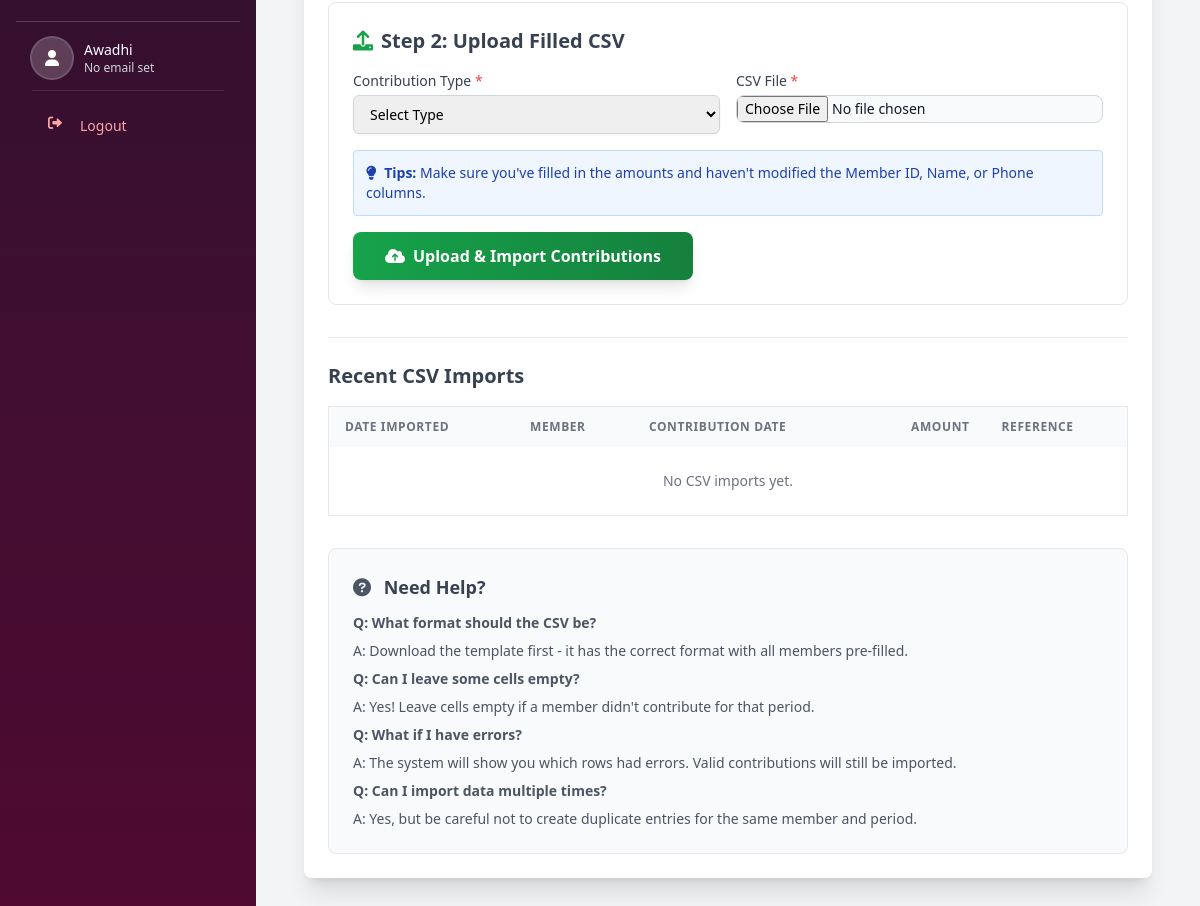
Before: /dashboard/kikoba-admin/csv-import/ (signed in, lower part) with the older database file.
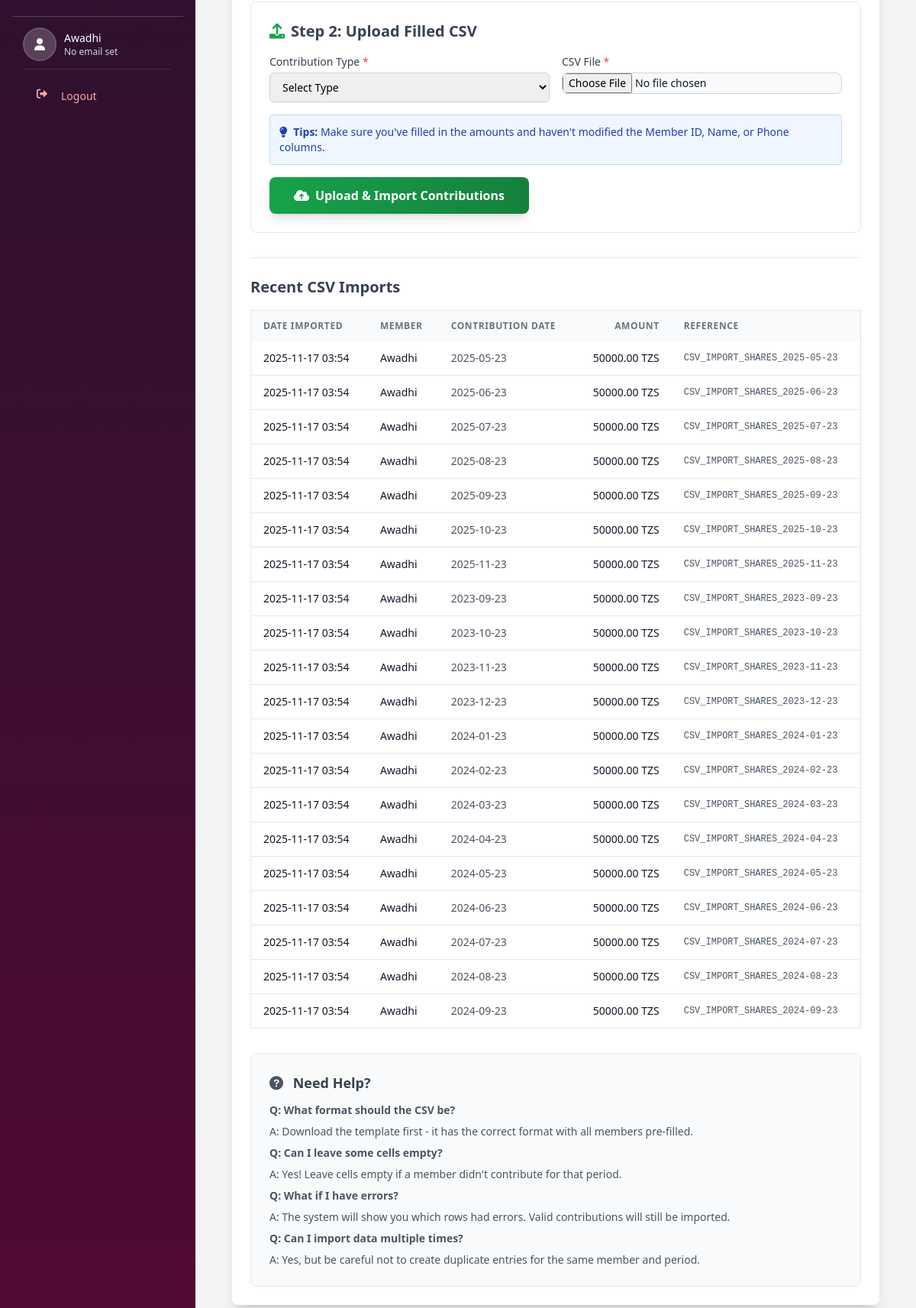
After: the same page with the newer database file.
### registration/models.py (models this page shows, shortened)
class User(AbstractBaseUser, PermissionsMixin):
    ROLE_CHOICES = (
        ('admin', 'Admin'),
        ('member', 'Member'),
        ('kikoba_admin', 'Kikoba Admin'),
        ('accountant', 'Accountant'),
    )
    phone_number = models.CharField(max_length=15, unique=True) # This is the USERNAME_FIELD
    name = models.CharField(max_length=255)
    email = models.EmailField(max_length=255, blank=True, null=True)
    role = models.CharField(max_length=15, choices=ROLE_CHOICES, default='member')
    nida_number = models.CharField(max_length=30, blank=True, null=True, unique=True, help_text="National ID number, if available.")
    phone_number_verified = models.BooleanField(default=False)
    profile_photo = models.ImageField(upload_to='profile_photos/', blank=True, null=True)
    verification_method = models.CharField(max_length=50, blank=True, null=True, help_text="e.g., NIDA, PHONE_PHOTO_MEMBER_VERIFIED")
    verification_status = models.CharField(max_length=20, default='pending', help_text="e.g., pending, verified, rejected")
    date_joined = models.DateTimeField(default=timezone.now)
    is_active = models.BooleanField(default=True)
    is_staff = models.BooleanField(default=False)
    objects = UserManager()
    USERNAME_FIELD = 'phone_number'
    REQUIRED_FIELDS = ['name'] # For createsuperuser: name is required in addition to phone_number

### savings/models.py (models this page shows, shortened)
class Contribution(models.Model):
    member = models.ForeignKey(settings.AUTH_USER_MODEL, on_delete=models.CASCADE, related_name='contributions')
    kikoba = models.ForeignKey('groups.Kikoba', on_delete=models.CASCADE, related_name='kikoba_contributions')
    saving_cycle = models.ForeignKey(SavingCycle, on_delete=models.SET_NULL, null=True, blank=True, related_name='cycle_contributions')
    amount = models.DecimalField(max_digits=10, decimal_places=2)
    date_contributed = models.DateTimeField(default=timezone.now)
    transaction_reference = models.CharField(max_length=100, blank=True, null=True, help_text=_("Optional reference for the transaction, e.g., M-Pesa code"))
    is_verified = models.BooleanField(default=False, help_text=_("Verified by Kikoba Admin"))
    verified_by = models.ForeignKey(settings.AUTH_USER_MODEL, on_delete=models.SET_NULL, null=True, blank=True, related_name='verified_contributions')
    verified_at = models.DateTimeField(null=True, blank=True)
    class Meta:
        verbose_name = _("Contribution")
        verbose_name_plural = _("Contributions")
        ordering = ['-date_contributed']

### dashboard/csv_import_views.py (the view)
# urls.py: path('kikoba-admin/csv-import/', csv_import_views.csv_contributions_import_view, name='csv_contributions_import'),
@login_required
def csv_contributions_import_view(request):
    admin_membership = KikobaMembership.objects.filter(
        user=request.user,
        role__in=['kikoba_admin', 'chairperson', 'treasurer'],
        is_active=True
    ).select_related('kikoba').first()
    if not admin_membership:
        messages.error(request, "You do not have administrative access.")
        return redirect('dashboard:home')
    current_kikoba = admin_membership.kikoba
    members = KikobaMembership.objects.filter(
        kikoba=current_kikoba,
        is_active=True
    ).select_related('user').order_by('user__name')
    recent_contributions = Contribution.objects.filter(
        kikoba=current_kikoba,
        transaction_reference__startswith='CSV_IMPORT'
    ).select_related('member').order_by('-verified_at')[:20]
    context = {
        'page_title': f'CSV Contributions Import - {current_kikoba.name}',
        'current_kikoba': current_kikoba,
        'members': members,
        'recent_contributions': recent_contributions,
    }
    return render(request, 'dashboard/csv_contributions_import.html', context)

### dashboard/templates/dashboard/csv_contributions_import.html (shortened to what this page needs)
{% extends "dashboard/base_dashboard_new.html" %}
{% load static %}
{% block dashboard_content %}
<div class="container mx-auto px-4 py-8">
    <div class="bg-white shadow-xl rounded-lg p-6">
        <div class="mb-8 border border-gray-200 rounded-lg p-6">
            <h3 class="text-xl font-semibold text-gray-700 mb-4 flex items-center">
                <i class="fas fa-upload mr-2 text-green-600"></i>
                Step 2: Upload Filled CSV
            </h3>
            <form action="{% url 'dashboard:upload_contributions_csv' %}" method="POST" enctype="multipart/form-data" class="space-y-4">
                <div class="grid grid-cols-1 md:grid-cols-2 gap-4">
                    <div>
                        <label for="contribution_type" class="block text-sm font-medium text-gray-700 mb-1">Contribution Type <span class="text-red-500">*</span></label>
                        <select id="contribution_type" name="contribution_type" required class="mt-1 block w-full px-3 py-2 border border-gray-300 rounded-md shadow-sm focus:outline-none focus:ring-bright-red focus:border-bright-red sm:text-sm">
                            <option value="">Select Type</option>
                        </select>
                    </div>
                    <div>
                        <label for="csv_file" class="block text-sm font-medium text-gray-700 mb-1">CSV File <span class="text-red-500">*</span></label>
                        <input type="file" id="csv_file" name="csv_file" accept=".csv" required class="mt-1 block w-full text-sm text-gray-900 border border-gray-300 rounded-lg cursor-pointer bg-gray-50 focus:outline-none">
                    </div>
                </div>
                <div class="bg-blue-50 border border-blue-200 rounded p-3">
                    <p class="text-sm text-blue-800">
                        <i class="fas fa-lightbulb mr-1"></i>
                        <strong>Tips:</strong> Make sure you've filled in the amounts and haven't modified the Member ID, Name, or Phone columns.
                    </p>
                </div>
                <button type="submit" class="bg-gradient-to-r from-green-600 to-green-700 hover:from-green-700 hover:to-green-800 text-white font-bold py-3 px-8 rounded-lg shadow-lg hover:shadow-xl transition-all duration-150">
                    <i class="fas fa-cloud-upload-alt mr-2"></i>Upload & Import Contributions
                </button>
            </form>
        </div>
        <div class="border-t border-gray-200 pt-6">
            <h3 class="text-xl font-semibold text-gray-700 mb-4">Recent CSV Imports</h3>
            <div class="overflow-x-auto">
                <table class="min-w-full bg-white border border-gray-200 rounded-lg">
                    <thead class="bg-gray-50">
                        <tr>
                            <th class="py-3 px-4 text-left text-xs font-semibold text-gray-500 uppercase tracking-wider">Date Imported</th>
                            <th class="py-3 px-4 text-left text-xs font-semibold text-gray-500 uppercase tracking-wider">Member</th>
                            <th class="py-3 px-4 text-left text-xs font-semibold text-gray-500 uppercase tracking-wider">Contribution Date</th>
                            <th class="py-3 px-4 text-right text-xs font-semibold text-gray-500 uppercase tracking-wider">Amount</th>
                            <th class="py-3 px-4 text-left text-xs font-semibold text-gray-500 uppercase tracking-wider">Reference</th>
                        </tr>
                    </thead>
                    <tbody class="divide-y divide-gray-200">
                        {% for contribution in recent_contributions %}
                        <tr class="hover:bg-gray-50">
                            <td class="py-3 px-4 text-sm text-gray-900">{{ contribution.verified_at|date:"Y-m-d H:i" }}</td>
                            <td class="py-3 px-4 text-sm text-gray-900">{{ contribution.member.name }}</td>
                            <td class="py-3 px-4 text-sm text-gray-600">{{ contribution.date_contributed|date:"Y-m-d" }}</td>
                            <td class="py-3 px-4 text-sm text-gray-900 text-right font-medium">{{ contribution.amount|floatformat:2 }} TZS</td>
                            <td class="py-3 px-4 text-sm text-gray-600 font-mono text-xs">{{ contribution.transaction_reference }}</td>
                        </tr>
                        {% empty %}
                        <tr>
                            <td colspan="5" class="py-6 px-4 text-center text-sm text-gray-500">No CSV imports yet.</td>
                        </tr>
                        {% endfor %}
                    </tbody>
                </table>
            </div>
        </div>
        <div class="mt-8 bg-gray-50 border border-gray-200 rounded-lg p-6">
            <h3 class="text-lg font-semibold text-gray-700 mb-3">
                <i class="fas fa-question-circle mr-2 text-gray-600"></i>
                Need Help?
            </h3>
            <div class="space-y-2 text-sm text-gray-600">
                <p><strong>Q: What format should the CSV be?</strong></p>
                <p>A: Download the template first - it has the correct format with all members pre-filled.</p>
                <p class="mt-3"><strong>Q: Can I leave some cells empty?</strong></p>
                <p>A: Yes! Leave cells empty if a member didn't contribute for that period.</p>
                <p class="mt-3"><strong>Q: What if I have errors?</strong></p>
                <p>A: The system will show you which rows had errors. Valid contributions will still be imported.</p>
                <p class="mt-3"><strong>Q: Can I import data multiple times?</strong></p>
                <p>A: Yes, but be careful not to create duplicate entries for the same member and period.</p>
            </div>
        </div>
    </div>
</div>
{% endblock %}

### dashboard/templates/dashboard/base_dashboard_new.html (shortened to what this page needs)
<!DOCTYPE html>
{% load i18n %}
<html lang="{% get_current_language as LANGUAGE_CODE %}{{ LANGUAGE_CODE }}">
<head>
    {% load static i18n %}
    <script src="https://cdn.tailwindcss.com"></script>
    <link rel="stylesheet" href="https://cdnjs.cloudflare.com/ajax/libs/font-awesome/6.0.0-beta3/css/all.min.css">
</head>
<body class="bg-gray-100 font-sans leading-normal tracking-normal">
    <div class="flex min-h-screen relative">
        <aside id="sidebar" class="fixed inset-y-0 left-0 z-30 w-64 bg-gradient-to-b from-deep-purple to-dark-maroon text-white p-4 space-y-6
                                   lg:static lg:inset-0">
            <div class="p-4 border-t border-white/20 mt-auto">
                {% if user.is_authenticated %}
                <div class="flex items-center mb-3 pb-3 border-b border-white/10">
                    <div class="w-10 h-10 rounded-full bg-white/20 flex items-center justify-center text-white mr-3 ring-2 ring-white/30">
                        {% if user.profile_photo %}
                            <img src="{{ user.profile_photo.url }}" alt="{{ user.name|default:'User' }}" class="w-full h-full rounded-full object-cover">
                        {% else %}
                            <i class="fas fa-user"></i>
                        {% endif %}
                    </div>
                    <div>
                        <p class="text-sm font-medium text-white">
                            {{ user.name|default:'User' }}
                        </p>
                        <p class="text-xs text-gray-300">{{ user.email|default:"No email set" }}</p>
                    </div>
                </div>
                <a href="{% url 'logout' %}" class="sidebar-link text-red-300 hover:bg-red-700/50 hover:text-red-100">
                    <i class="fas fa-sign-out-alt sidebar-icon"></i> Logout
                </a>
                {% else %}
                <a href="{% url 'login' %}" class="sidebar-link text-gray-300 hover:bg-gray-700/50 hover:text-white">
                    <i class="fas fa-sign-in-alt sidebar-icon"></i> Login
                </a>
                {% endif %}
            </div>
        </aside>
        <main class="flex-1 flex flex-col overflow-hidden">
            <div class="flex-1 p-4 md:p-6 lg:p-8 overflow-y-auto" id="main-content-area">
                {% block dashboard_content %}{% endblock %}
            </div>
        </main>
    </div>
</body>
</html>

### dashboard/templates/dashboard/base_dashboard_new.html (style rules this page uses)
.sidebar-link { display: flex; align-items: center; padding: 0.75rem 1rem; font-size: 0.875rem; font-weight: 500; border-radius: 0.375rem; transition: background-color 0.2s ease-in-out, color 0.2s ease-in-out; color: #d1d5db; }
.sidebar-icon { margin-right: 0.75rem; width: 1.25rem; height: 1.25rem; flex-shrink: 0; }

Changed rows visible on the page:
added Contribution: verified_at "2025-11-17 03:54", member.name "Awadhi", date_contributed "2025-05-23", amount "50000.00", transaction_reference "CSV_IMPORT_SHARES_2025-05-23"
added Contribution: verified_at "2025-11-17 03:54", member.name "Awadhi", date_contributed "2025-06-23", amount "50000.00", transaction_reference "CSV_IMPORT_SHARES_2025-06-23"
added Contribution: verified_at "2025-11-17 03:54", member.name "Awadhi", date_contributed "2025-07-23", amount "50000.00", transaction_reference "CSV_IMPORT_SHARES_2025-07-23"
added Contribution: verified_at "2025-11-17 03:54", member.name "Awadhi", date_contributed "2025-08-23", amount "50000.00", transaction_reference "CSV_IMPORT_SHARES_2025-08-23"
added Contribution: verified_at "2025-11-17 03:54", member.name "Awadhi", date_contributed "2025-09-23", amount "50000.00", transaction_reference "CSV_IMPORT_SHARES_2025-09-23"
added Contribution: verified_at "2025-11-17 03:54", member.name "Awadhi", date_contributed "2025-10-23", amount "50000.00", transaction_reference "CSV_IMPORT_SHARES_2025-10-23"
added Contribution: verified_at "2025-11-17 03:54", member.name "Awadhi", date_contributed "2025-11-23", amount "50000.00", transaction_reference "CSV_IMPORT_SHARES_2025-11-23"
added Contribution: verified_at "2025-11-17 03:54", member.name "Awadhi", date_contributed "2023-09-23", amount "50000.00", transaction_reference "CSV_IMPORT_SHARES_2023-09-23"
added Contribution: verified_at "2025-11-17 03:54", member.name "Awadhi", date_contributed "2023-10-23", amount "50000.00", transaction_reference "CSV_IMPORT_SHARES_2023-10-23"
added Contribution: verified_at "2025-11-17 03:54", member.name "Awadhi", date_contributed "2023-11-23", amount "50000.00", transaction_reference "CSV_IMPORT_SHARES_2023-11-23"
added Contribution: verified_at "2025-11-17 03:54", member.name "Awadhi", date_contributed "2023-12-23", amount "50000.00", transaction_reference "CSV_IMPORT_SHARES_2023-12-23"
added Contribution: verified_at "2025-11-17 03:54", member.name "Awadhi", date_contributed "2024-01-23", amount "50000.00", transaction_reference "CSV_IMPORT_SHARES_2024-01-23"
added Contribution: verified_at "2025-11-17 03:54", member.name "Awadhi", date_contributed "2024-02-23", amount "50000.00", transaction_reference "CSV_IMPORT_SHARES_2024-02-23"
added Contribution: verified_at "2025-11-17 03:54", member.name "Awadhi", date_contributed "2024-03-23", amount "50000.00", transaction_reference "CSV_IMPORT_SHARES_2024-03-23"
added Contribution: verified_at "2025-11-17 03:54", member.name "Awadhi", date_contributed "2024-04-23", amount "50000.00", transaction_reference "CSV_IMPORT_SHARES_2024-04-23"
added Contribution: verified_at "2025-11-17 03:54", member.name "Awadhi", date_contributed "2024-05-23", amount "50000.00", transaction_reference "CSV_IMPORT_SHARES_2024-05-23"
added Contribution: verified_at "2025-11-17 03:54", member.name "Awadhi", date_contributed "2024-06-23", amount "50000.00", transaction_reference "CSV_IMPORT_SHARES_2024-06-23"
added Contribution: verified_at "2025-11-17 03:54", member.name "Awadhi", date_contributed "2024-07-23", amount "50000.00", transaction_reference "CSV_IMPORT_SHARES_2024-07-23"
added Contribution: verified_at "2025-11-17 03:54", member.name "Awadhi", date_contributed "2024-08-23", amount "50000.00", transaction_reference "CSV_IMPORT_SHARES_2024-08-23"
added Contribution: verified_at "2025-11-17 03:54", member.name "Awadhi", date_contributed "2024-09-23", amount "50000.00", transaction_reference "CSV_IMPORT_SHARES_2024-09-23"
Other visible differences:
text no longer shown: "No CSV imports yet."
